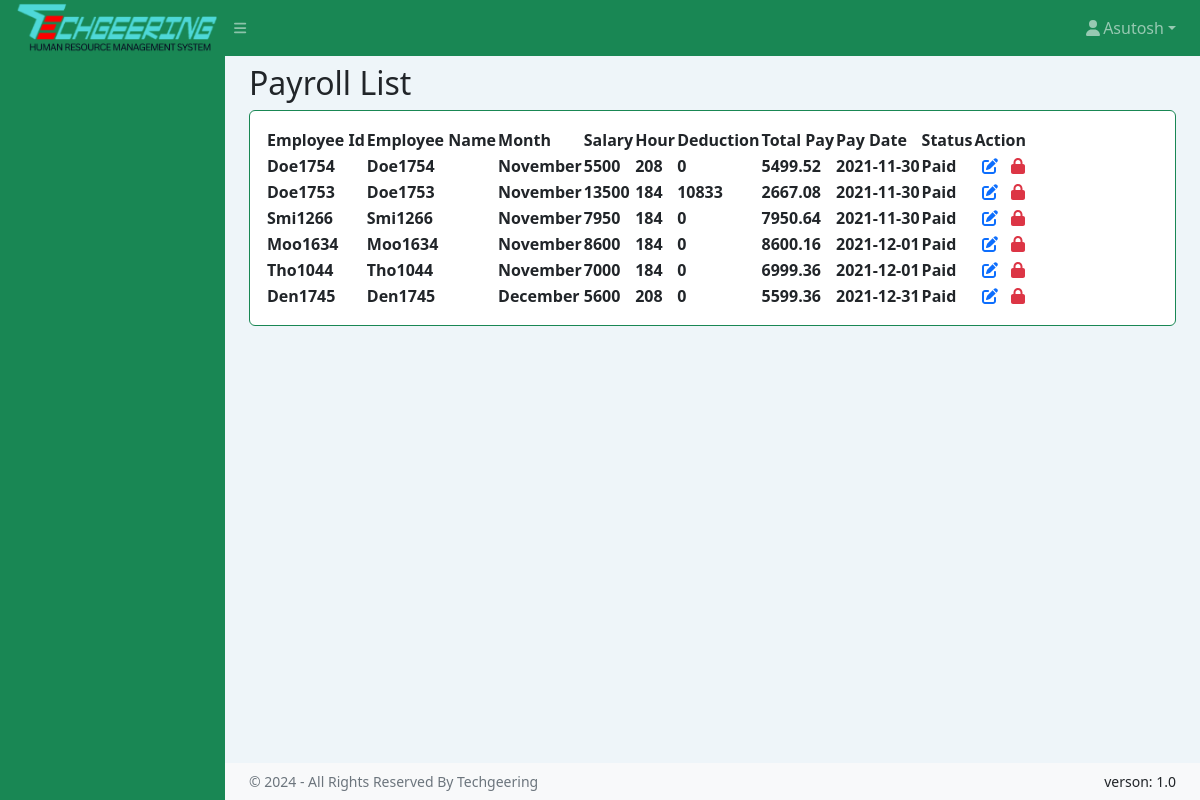
The page /payrollList.php on the database its author committed.
### tables this page shows
CREATE TABLE `pay_salary` (
  `pay_id` int(14) NOT NULL,
  `emp_id` varchar(64) DEFAULT NULL,
  `type_id` int(14) NOT NULL,
  `month` varchar(64) DEFAULT NULL,
  `year` varchar(64) DEFAULT NULL,
  `paid_date` varchar(64) DEFAULT NULL,
  `total_days` varchar(64) DEFAULT NULL,
  `basic` varchar(64) DEFAULT NULL,
  `medical` varchar(64) DEFAULT NULL,
  `house_rent` varchar(64) DEFAULT NULL,
  `bonus` varchar(64) DEFAULT NULL,
  `bima` varchar(64) DEFAULT NULL,
  `tax` varchar(64) DEFAULT NULL,
  `provident_fund` varchar(64) DEFAULT NULL,
  `loan` varchar(64) DEFAULT NULL,
  `total_pay` varchar(128) DEFAULT NULL,
  `addition` int(128) NOT NULL,
  `diduction` int(128) NOT NULL,
  `status` enum('Paid','Process') DEFAULT 'Process',
  `paid_type` enum('Hand Cash','Bank') NOT NULL DEFAULT 'Bank'
);

### payrollList.php (the view, shortened to what this page needs)
<!DOCTYPE html>
<html lang="en">
<head>
    <link href="https://cdn.jsdelivr.net/npm/simple-datatables@7.1.2/dist/style.min.css" rel="stylesheet" />
    <link href="assets/css/styles.css" rel="stylesheet" />
</head>
<body class="sb-nav-fixed">
    <?php include 'common/topnav.php' ?>
    <div id="layoutSidenav">
        <?php include 'common/sidenav.php' ?>
        <div id="layoutSidenav_content">
            <main>
                <div class="container-fluid px-4">
                    <div class="d-flex justify-content-between align-items-center">
                        <h2 class="my-2">Payroll List</h2>
                    </div>
                    <div class="card mb-4">
                        <div class="card-body">
                            <table id="datatablesSimple">
                                <thead>
                                    <tr>
                                        <th>Employee Id</th>
                                        <th>Employee Name</th>
                                        <th>Month</th>
                                        <th>Salary</th>
                                        <th>Hour</th>
                                        <th>Deduction</th>
                                        <th>Total Pay</th>
                                        <th>Pay Date</th>
                                        <th>Status</th>
                                        <th>Action</th>
                                    </tr>
                                </thead>
                                <tbody>
                                    <?php
                                    include "common/conn.php";
                                    $sql = "SELECT * FROM pay_salary";
                                    $result = $conn->query($sql);
                                    if ($result->num_rows > 0) {
                                        while ($row = $result->fetch_assoc()) {
                                            ?>
                                            <tr>
                                                <th><?php echo $row["emp_id"]; ?></th>
                                                <th><?php echo $row["emp_id"]; ?></th>
                                                <th><?php echo $row["month"]; ?></th>
                                                <th><?php echo $row["basic"]; ?></th>
                                                <th><?php echo $row["total_days"]; ?></th>
                                                <th><?php echo $row["diduction"]; ?></th>
                                                <th><?php echo $row["total_pay"]; ?></th>
                                                <th><?php echo $row["paid_date"]; ?></th>
                                                <th><?php echo $row["status"]; ?></th>
                                                <th>
                                                    <i class="fa-solid fa-pen-to-square me-2 ms-2 text-primary"></i>
                                                    <i class="fa-solid fa-lock text-danger"></i>
                                                </th>
                                            </tr>
                                            <?php
                                        }
                                    } else {
                                        echo "0 results";
                                    }
                                    ?>
                                </tbody>
                            </table>
                        </div>
                    </div>
                </div>
            </main>
            <?php include 'common/copyrightfooter.php' ?>
        </div>
    </div>
</body>
</html>

### rows shown on the page
pay_salary: emp "Doe1754", month "November", basic "5500", total_days "208", diduction "0", total_pay "5499.52", paid_date "2021-11-30", status "Paid"
pay_salary: emp "Doe1753", month "November", basic "13500", total_days "184", diduction "10833", total_pay "2667.08", paid_date "2021-11-30", status "Paid"
pay_salary: emp "Smi1266", month "November", basic "7950", total_days "184", diduction "0", total_pay "7950.64", paid_date "2021-11-30", status "Paid"
pay_salary: emp "Moo1634", month "November", basic "8600", total_days "184", diduction "0", total_pay "8600.16", paid_date "2021-12-01", status "Paid"
pay_salary: emp "Tho1044", month "November", basic "7000", total_days "184", diduction "0", total_pay "6999.36", paid_date "2021-12-01", status "Paid"
pay_salary: emp "Den1745", month "December", basic "5600", total_days "208", diduction "0", total_pay "5599.36", paid_date "2021-12-31", status "Paid"
